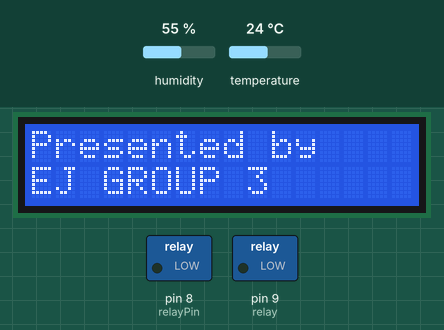
This sketch was run on a simulated Arduino Uno, built with avr-gcc and run on an emulated ATmega328P. Parts: 16×2 character LCD, switched loads named in the sketch (green lamp = pin HIGH). Inputs (shaded band) come from the test bench; at power-on: humidity 55 %, temperature 24 °C. What the sketch prints to the serial monitor is not drawn.

Above: at 0.3 s.
At 2.3 s:
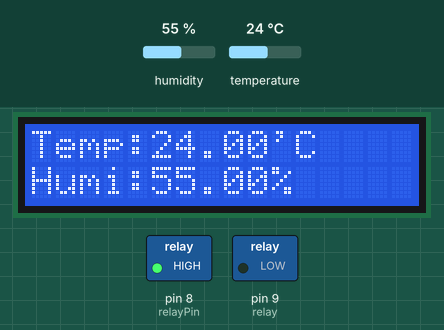
At 5.3 s:
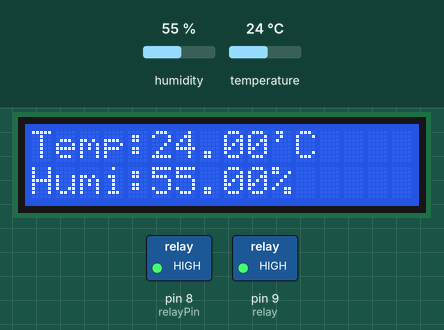
Timing chart, 0 to 112.9 s (numbered marks = the images above):
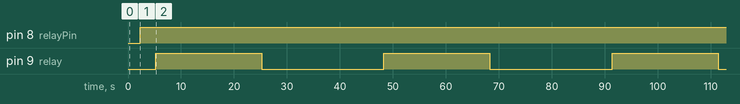

Measured:
- by itself, pin 8 (relayPin): LOW → HIGH at 2.3 s
- by itself, pin 9 (relay): alternates HIGH for 20.0 s and LOW for 23.1 s

The sketch:

PH_FINAL.ino
```cpp
#include <DHT.h> // include library
#include <LiquidCrystal_I2C.h>
#include <Wire.h>
LiquidCrystal_I2C lcd(0x27,16,2);
const int relayPin = 8;
const int DHTPIN = A0;


// Uncomment whatever type you're using!
#define DHTTYPE DHT11   // DHT 11
//#define DHTTYPE DHT22   // DHT 22  (AM2302), AM2321
//#define DHTTYPE DHT21   // DHT 21 (AM2301)

DHT dht(DHTPIN, DHTTYPE);// Initialize DHT sensor
int relay = 9;

/****/
void setup() {
  Serial.begin(9600);
  pinMode(relayPin, OUTPUT);
   lcd.init(); //initialize the lcd
    lcd.backlight(); //open the backlight
  dht.begin();
   pinMode(relay, OUTPUT);
     lcd.init();
  lcd.begin(16, 2);
  lcd.backlight();
  lcd.setCursor(0, 0);
  lcd.print("Presented by");
  lcd.setCursor(0, 1);
  lcd.print("EJ GROUP 3");
  delay(2000);
  lcd.clear();
}

void loop()
{
  // Reading temperature or humidity takes about 250 milliseconds!
  // Sensor readings may also be up to 2 seconds 'old' (its a very slow sensor)
  float h = dht.readHumidity();
  // Read temperature as Celsius (the default)
  float t = dht.readTemperature();
  // Read temperature as Fahrenheit (isFahrenheit = true)
  float f = dht.readTemperature(true);

  // Check if any reads failed and exit early (to try again).
  if (isnan(h) || isnan(t) || isnan(f)) {
    Serial.println("Failed to read from DHT sensor!");
    return;
  }


    lcd.setCursor(0, 0);
    lcd.print("Temp:");
    lcd.print(t);
    lcd.print("'C");
    lcd.setCursor(0, 1);
    lcd.print("Humi:");
    lcd.print(h);
    lcd.print("%");
  Serial.print("Temperature = ");
  Serial.print(t);
  Serial.print("Temperature = ");
  Serial.print(" *C ");
  Serial.print(f);
  Serial.print(" *F ");
  Serial.print("Humidity = ");
  Serial.print(h);
  Serial.print(" %\t ");
  Serial.println();

  if (h >= 35) { // you can change humidity value here - h>=66 to your preffered number
    digitalWrite(relayPin, LOW);
  }
  else {
    digitalWrite(relayPin, HIGH);
  }
  if (t >= 35) {// you can change temperature value here - t>= 30 to your preferred number or change from Celsius to Fahrenheit readings
    digitalWrite(relayPin, LOW);
  }
  else {
    digitalWrite(relayPin, HIGH);
  }
  delay(3000);// 1 second delay between measurements

  digitalWrite(relay, HIGH);   // turn the motor on (HIGH is the voltage level)
  delay(20000);                       // wait for a second
  digitalWrite(relay, LOW);    // turn the motor off by making the voltage LOW
  delay(20000);
}
```
